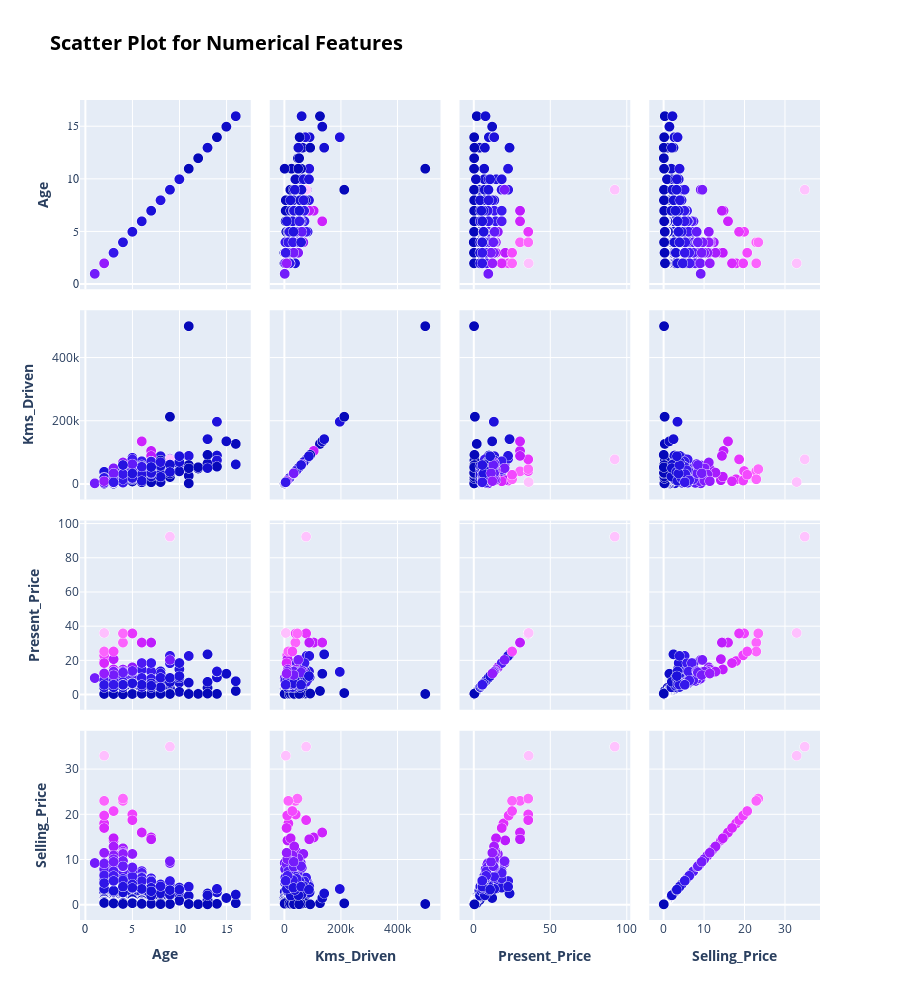

The notebook cell saved with this chart:
### Markdown cell above
<a id="step3-8"></a>
# <b><span style='color:#00008B'>Step 3.8 |</span><span style='color:#00008B'> Scatter plot for 'numerical' features </span></b>
⬆️ [Tabel of Contents](#contents_tabel)

### Code cell
index_vals = df_numerical['Selling_Price']

fig = go.Figure(
    data=go.Splom(
        dimensions=[
            dict(label="<b>Age</b>", values=df_numerical['Age']),
            dict(label="<b>Kms_Driven</b>", values=df_numerical['Kms_Driven']),
            dict(label="<b>Present_Price</b>", values=df_numerical['Present_Price']),
            dict(label="<b>Selling_Price</b>", values=df_numerical['Selling_Price']),
        ],
        showupperhalf=True,
        text=df_numerical['Selling_Price'],
        marker=dict(
            colorscale="Plotly3",
            color=index_vals,
            showscale=False,
            line_color="white",
            line_width=0.5,
            size=10
        )
    )
)


fig.update_layout(height=1000,
    title={
        'text': '<b> Scatter Plot for Numerical Features </b>',
        'font': {'size': 20, 'color': 'black'}
    }

)

fig.update_xaxes(tickfont_family="Arial Black")
fig.update_yaxes(tickfont_family="Arial Black")

fig.show()

### Figure 1 — Plotly figure (JSON) as saved in the notebook; plotly's stock layout.template omitted (floating-point values rounded to 4 significant figures; data arrays with more than 128 entries replaced by an {"elided": "..."} marker saying what was removed)
{"data": [{"dimensions": [{"label": "<b>Age</b>", "values": {"elided": "299 int values"}}, {"label": "<b>Kms_Driven</b>", "values": {"elided": "299 int values"}}, {"label": "<b>Present_Price</b>", "values": {"elided": "299 float values"}}, {"label": "<b>Selling_Price</b>", "values": {"elided": "299 float values"}}], "marker": {"color": {"elided": "299 float values"}, "colorscale": [[0, "#0508b8"], [0.08333, "#1910d8"], [0.1667, "#3c19f0"], [0.25, "#6b1cfb"], [0.3333, "#981cfd"], [0.4167, "#bf1cfd"], [0.5, "#dd2bfd"], [0.5833, "#f246fe"], [0.6667, "#fc67fd"], [0.75, "#fe88fc"], [0.8333, "#fea5fd"], [0.9167, "#febefe"], [1, "#fec3fe"]], "line": {"color": "white", "width": 0.5}, "showscale": false, "size": 10}, "showupperhalf": true, "text": {"elided": "299 float values"}, "type": "splom"}], "layout": {"height": 1000, "title": {"font": {"color": "black", "size": 20}, "text": "<b> Scatter Plot for Numerical Features </b>"}, "xaxis": {"tickfont": {"family": "Arial Black"}}, "yaxis": {"tickfont": {"family": "Arial Black"}}}}
